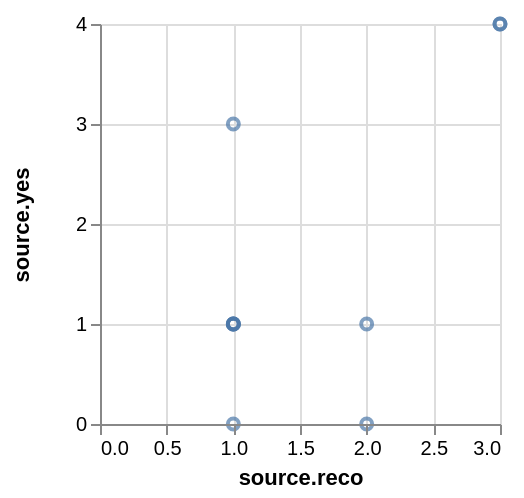

This figure's Vega-Lite source:
### Vega specification from a JSON file in a GitHub repository (floating-point values rounded to 4 significant figures)
{"$schema": "https://vega.github.io/schema/vega/v3.json", "autosize": "pad", "padding": 5, "width": 200, "height": 200, "style": "cell", "data": [{"name": "source_0", "values": {"hits": {"hits": [{"source": {"reco": 2, "yes": 1}}, {"source": {"reco": 3, "yes": 4}}, {"source": {"reco": 2, "yes": 0}}, {"source": {"reco": 1, "yes": 3}}, {"source": {"reco": 3, "yes": 4}}, {"source": {"reco": 1, "yes": 1}}, {"source": {"reco": 1, "yes": 1}}, {"source": {"reco": 1, "yes": 1}}, {"source": {"reco": 1, "yes": 0}}, {"source": {"reco": 1, "yes": 1}}]}}, "format": {"property": "hits.hits"}}, {"name": "data_0", "source": "source_0", "transform": [{"type": "formula", "expr": "toNumber(datum[\"source\"] && datum[\"source\"][\"reco\"])", "as": "source.reco"}, {"type": "formula", "expr": "toNumber(datum[\"source\"] && datum[\"source\"][\"yes\"])", "as": "source.yes"}, {"type": "filter", "expr": "datum[\"source.reco\"] !== null && !isNaN(datum[\"source.reco\"]) && datum[\"source.yes\"] !== null && !isNaN(datum[\"source.yes\"])"}]}], "marks": [{"name": "marks", "type": "symbol", "style": ["point"], "from": {"data": "data_0"}, "encode": {"update": {"opacity": {"value": 0.7}, "fill": {"value": "transparent"}, "stroke": {"value": "#4c78a8"}, "x": {"scale": "x", "field": "source\\.reco"}, "y": {"scale": "y", "field": "source\\.yes"}}}}], "scales": [{"name": "x", "type": "linear", "domain": {"data": "data_0", "field": "source\\.reco"}, "range": [0, {"signal": "width"}], "nice": true, "zero": true}, {"name": "y", "type": "linear", "domain": {"data": "data_0", "field": "source\\.yes"}, "range": [{"signal": "height"}, 0], "nice": true, "zero": true}], "axes": [{"scale": "x", "orient": "bottom", "grid": false, "title": "source.reco", "labelFlush": true, "labelOverlap": true, "tickCount": {"signal": "ceil(width/40)"}, "zindex": 1}, {"scale": "x", "orient": "bottom", "grid": true, "tickCount": {"signal": "ceil(width/40)"}, "gridScale": "y", "domain": false, "labels": false, "maxExtent": 0, "minExtent": 0, "ticks": false, "zindex": 0}, {"scale": "y", "orient": "left", "grid": false, "title": "source.yes", "labelOverlap": true, "tickCount": {"signal": "ceil(height/40)"}, "zindex": 1}, {"scale": "y", "orient": "left", "grid": true, "tickCount": {"signal": "ceil(height/40)"}, "gridScale": "x", "domain": false, "labels": false, "maxExtent": 0, "minExtent": 0, "ticks": false, "zindex": 0}], "config": {"axisY": {"minExtent": 30}}}
